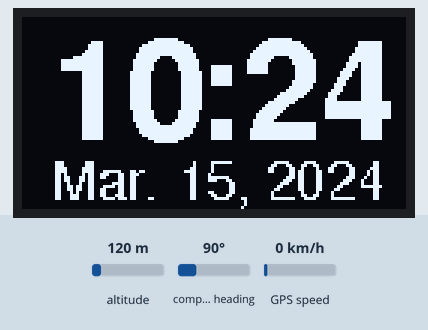
Simulated run of this sketch. Board: Arduino Mega 2560, built with avr-gcc and run on an emulated ATmega2560. On the bench: 128×64 one-colour display. Inputs (shaded band) come from the test bench; at power-on: altitude 120 m, compass heading 90°, GPS speed 0 km/h. The GPS gets a fix after 3 s at 37.7749, -122.4194 with 8 satellites.

Above: at 0.1 s.
At 30.2 s:
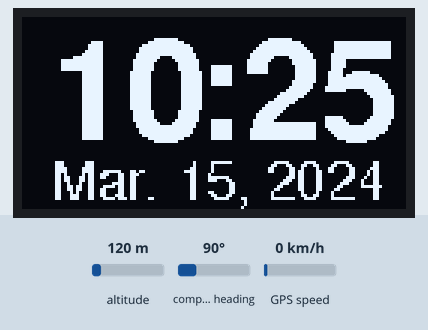
At 90.2 s:
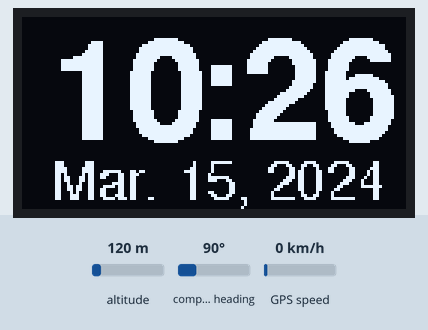

The sketch:

xiao_samd21_ssd1306_gt-u7-gps.ino
```cpp
#include <Wire.h>
#include <Adafruit_GFX.h>
#include <Adafruit_SSD1306.h>
#include <Fonts/FreeSansBold24pt7b.h>
#include <Fonts/FreeSans9pt7b.h>
#include <TinyGPS++.h>

// Declaration for an SSD1306 display connected to I2C (SDA, SCL pins)
// The pins for I2C are defined by the Wire-library.
// On a Seeduino Xiao: 4(SDA), 5(SCL)
#define SCREEN_WIDTH 128
#define SCREEN_HEIGHT 64
#define OLED_RESET -1  // Reset pin # (or -1 if sharing Arduino reset pin)
#define SCREEN_ADDRESS 0x3C
Adafruit_SSD1306 display(SCREEN_WIDTH, SCREEN_HEIGHT, &Wire, OLED_RESET);


TinyGPSPlus gps;

// update display based on smallest unit shown
byte last_minute;

void setup() {
  Serial.begin(9600);
  Serial1.begin(9600);

  // initialize oled display
  if (!display.begin(SSD1306_SWITCHCAPVCC, SCREEN_ADDRESS)) {
    Serial.println(F("SSD1306 allocation failed"));

    // stall
    for (;;)
      ;
  }
  display.setTextColor(SSD1306_WHITE);
}

void loop() {
  while (Serial1.available() > 0)
    gps.encode(Serial1.read());

  if (gps.time.isUpdated() && gps.time.isValid() && gps.date.isValid()) {
    byte minute = gps.time.minute();

    // update display?
    if (last_minute != minute) {
      last_minute = minute;

      showDateTime(gps.date, gps.time);
    }
  }

  if (gps.time.age() > 1500 || gps.date.age() > 1500) {
    showString("GPS LOST FIX");
  }
}

// draw string centered across the display
void drawStringCenter(const char* buf, const int y) {
  int16_t x1;
  int16_t y1;
  uint16_t w;
  uint16_t h;


  // get width of string
  display.getTextBounds(buf, 0, 0, &x1, &y1, &w, &h);

  // set cursor so text will be centered
  display.setCursor((display.width() / 2) - (w / 2), y);

  display.print(buf);
}

// draw current date & time on the screen
void showDateTime(TinyGPSDate date, TinyGPSTime time) {
  const static char* monthNames[] = { "", "Jan", "Feb", "Mar", "Apr", "May", "Jun", "Jul", "Aug", "Sep", "Oct", "Nov", "Dec" };
  char b[64];


  display.clearDisplay();

  // draw time
  display.setFont(&FreeSansBold24pt7b);
  sprintf(b, "%02d:%02d", time.hour(), time.minute());
  drawStringCenter(b, 40);

  // draw date
  display.setFont(&FreeSans9pt7b);
  sprintf(b, "%s. %d, %d", monthNames[date.month()], date.day(), date.year());
  drawStringCenter(b, 60);

  display.display();
}

// draw string on the screen
void showString(const char* message) {
  display.clearDisplay();

  // draw string
  display.setFont(&FreeSans9pt7b);
  drawStringCenter(message, 36);

  display.display();
}
```

Measured:
- what the display in image 0 shows lasts 30.0 s, from 0.1 s to 30.1 s
- what the display in image 1 shows lasts 60.0 s, from 30.1 s to 90.1 s
